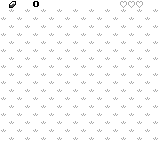

Below is a game level as drawn by its tile map, then a one-line description and the .tmx file that defines it, in full:
An orthogonal 20x18 tile map with 8x8 px tiles, 1 tile layer (Tile Layer 1), 4 tilesets.

<map version="1.2" tiledversion="1.2.2" orientation="orthogonal" renderorder="right-down" width="20" height="18" tilewidth="8" tileheight="8" infinite="0" nextlayerid="2" nextobjectid="1">
 <tileset firstgid="1" source="overworld-landscape.tsx" />
 <tileset firstgid="97" source="overworld-1.tsx" />
 <tileset firstgid="145" source="dungeon-items.tsx" />
 <tileset firstgid="161" source="items-2.tsx" />
 <layer id="1" name="Tile Layer 1" width="20" height="18">
  <data encoding="csv">
77,160,77,77,209,77,77,77,77,77,77,77,77,77,77,158,158,158,77,77,
77,59,77,59,77,59,77,59,77,59,77,59,78,59,77,59,77,59,77,59,
59,77,59,77,59,77,59,77,59,77,59,77,59,78,59,77,59,77,59,77,
77,59,77,59,77,59,77,59,77,59,77,59,78,59,77,59,77,59,77,59,
59,77,59,77,59,77,59,77,59,77,59,77,59,77,59,77,59,77,59,77,
77,59,77,59,77,59,77,59,77,59,77,59,77,59,77,59,77,59,77,59,
59,77,59,77,59,77,59,77,59,77,59,77,59,77,59,77,59,77,59,77,
77,59,77,59,78,59,77,59,77,59,77,59,77,59,77,59,77,59,77,59,
59,77,59,78,59,77,59,77,59,77,59,77,59,77,59,77,59,77,59,77,
77,59,77,59,77,59,77,59,77,59,77,59,77,59,77,59,77,59,77,59,
59,77,59,77,59,77,59,77,59,77,59,77,59,77,59,77,59,77,59,77,
77,59,77,59,77,59,77,59,77,59,77,59,77,59,77,59,77,59,77,59,
59,77,59,77,59,77,59,77,59,77,59,77,59,77,59,77,59,77,59,77,
77,59,77,59,77,59,77,59,77,59,77,59,77,59,77,59,77,59,77,59,
59,77,59,77,59,77,59,77,59,77,59,77,59,77,59,77,59,77,59,77,
77,59,77,59,77,59,77,59,77,59,77,59,77,59,77,59,77,59,77,59,
59,77,59,77,59,77,59,77,59,77,59,77,59,77,59,77,59,77,59,77,
77,59,77,59,77,59,77,59,77,59,77,59,77,59,77,59,77,59,77,59
</data>
 </layer>
</map>
